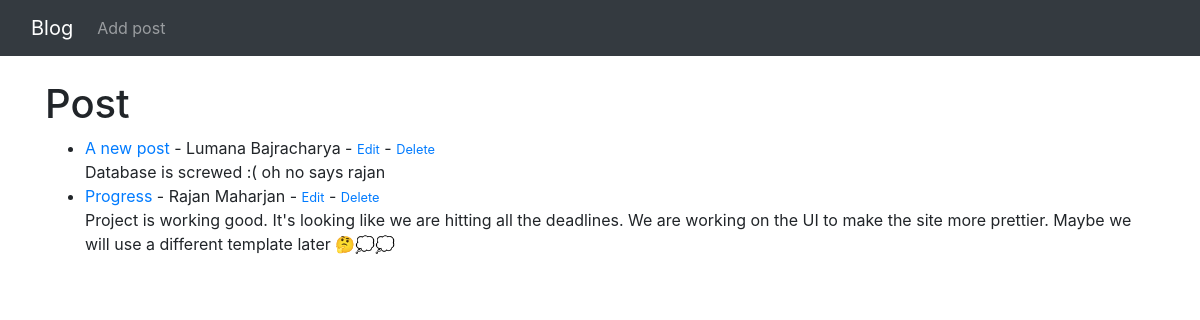
Before: / with the older database file.
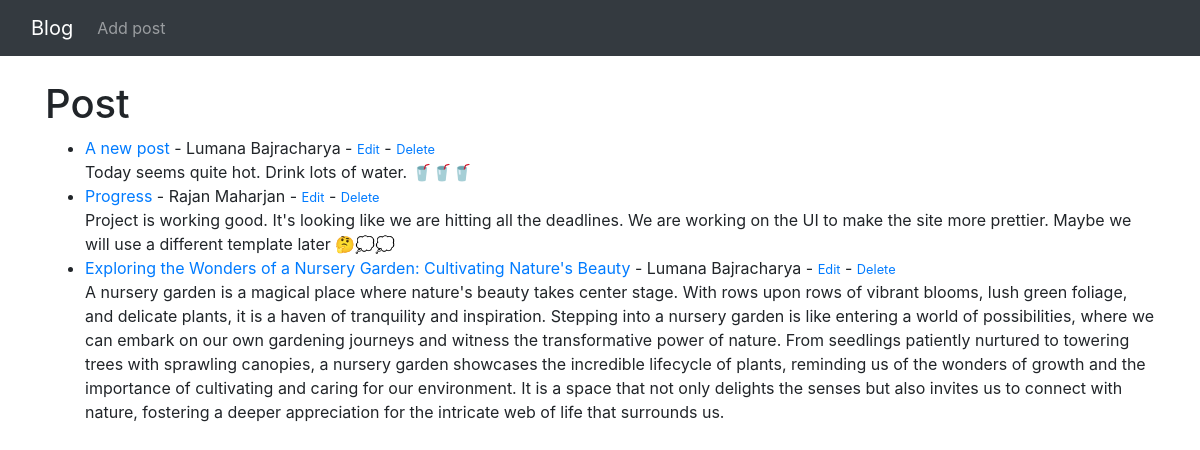
After: the same page with the newer database file.
### blog/models.py (models this page shows, shortened)
class Post(models.Model):
    title = models.CharField(max_length=225)
    title_tag = models.CharField(max_length=255)
    author = models.ForeignKey(User, on_delete=models.CASCADE)
    body = models.TextField()

### blog/views.py (the view)
# urls.py: path('', HomeView.as_view(), name='home'),
class HomeView(ListView):
    model = Post
    template_name = 'home.html'

### blog/templates/home.html
{% extends "base.html" %}
{% block content %}
<h1>Post</h1>
<ul>
    {% for post in object_list %}
    <li>
        <a href="{% url 'article-details' post.pk %}">{{ post.title }}</a>
        - {{ post.author.first_name }} {{ post.author.last_name }}
        - <small><a href="{% url 'edit-post' post.pk %}">Edit</a></small>
        - <small><a href="{% url 'delete-post' post.pk %}">Delete</a></small>
        <br>
        {{ post.body }}
    </li>
    {% endfor %}
</ul>
{% endblock content %}

### blog/templates/base.html (shortened to what this page needs)
<!doctype html>
<html lang="en">
<head>
    <link rel="stylesheet" href="https://stackpath.bootstrapcdn.com/bootstrap/4.3.1/css/bootstrap.min.css"
>
</head>
<body>
    <nav class="navbar navbar-expand-lg navbar-dark bg-dark bg-body-tertiary">
        <div class="container-fluid">
          <a class="navbar-brand" href="{% url 'home' %}">Blog</a>
          <div class="collapse navbar-collapse" id="navbarSupportedContent">
            <ul class="navbar-nav me-auto mb-2 mb-lg-0">
              <li class="nav-item">
                <a class="nav-link" href="{% url 'add-post' %}">Add post</a>
              </li>
            </ul>
          </div>
        </div>
      </nav>
    <br />
    <div class="container">
        {% block content %}
        {% endblock content %}
    </div>
</body>
</html>

Changed rows visible on the page:
changed Post "A new post": body "Database is screwed :( oh no says rajan" → "Today seems quite hot. Drink lots of water. 🥤🥤🥤"
added Post: title "Exploring the Wonders of a Nursery Garden: Cultivating Nature's Beauty", author.first_name "Lumana", author.last_name "Bajracharya", body "A nursery garden is a magical place where nature's beauty takes center stage. With rows upon rows of vibrant blooms, lush green foliage, and delicate plants, it is a haven of tranquility and inspiration. Stepping into a nursery garden is like entering a world of possibilities, where we can embark on our own gardening journeys and witness the transformative power of nature. From seedlings patiently nurtured to towering trees with sprawling canopies, a nursery garden showcases the incredible lifecycle of plants, reminding us of the wonders of growth and the importance of cultivating and caring for our environment. It is a space that not only delights the senses but also invites us to connect…"
